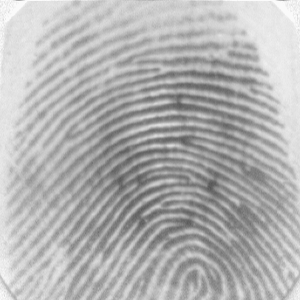
#> input picture LR4/images/fingers/101_1.tif, 300 x 300 px; its folder holds 4 pictures in this run
$ jupyter execute --allow-errors main.ipynb
#> lines starting #> are read from the running program, lines starting #| are printed output that depends on the picture
[cell 1]
import cv2
import matplotlib.pyplot as plt
import numpy as np
import os
import shutil
from skimage.morphology import skeletonize

[cell 2]
current_dir = os.getcwd()
image_names = os.listdir(os.path.join(current_dir, 'images', 'fingers'))

shutil.rmtree(os.path.join(current_dir, 'images', 'reshape'))
os.mkdir(os.path.join(current_dir, 'images', 'reshape'))

for image_name in image_names:
    try:
        image = cv2.imread(os.path.join(current_dir, 'images', 'fingers', image_name))
#> image is the input picture: shape (300, 300, 3); min 86, max 250, mean 178.1
        correct = cv2.imwrite(os.path.join(current_dir, 'images', 'reshape', image_name), image[0:300, 0:200])
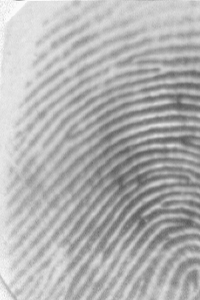
#> saved as 101_1.tif: shape (300, 200, 3); min 89, max 250, mean 177.7
        plt.imshow(image)
        plt.show()
    except:
        pass
#> pass 2 of the loop `for image_name in image_names:`:
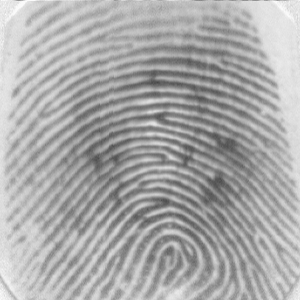
#> input picture LR4/images/fingers/101_2.tif, 300 x 300 px
#> image is the input picture: shape (300, 300, 3); min 71, max 250, mean 169.5
#> `correct = cv2.imwrite(os.path.join(current_dir, 'images', 'reshape', i..`:
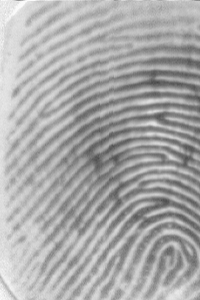
#> saved as 101_2.tif: shape (300, 200, 3); min 71, max 250, mean 169.3
#> pass 3 of the loop `for image_name in image_names:`:
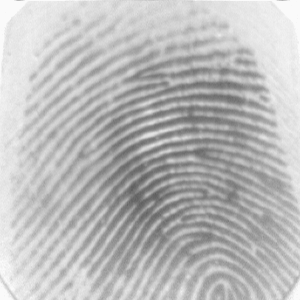
#> input picture LR4/images/fingers/101_3.tif, 300 x 300 px
#> image is the input picture: shape (300, 300, 3); min 94, max 250, mean 186.8
#> `correct = cv2.imwrite(os.path.join(current_dir, 'images', 'reshape', i..`:
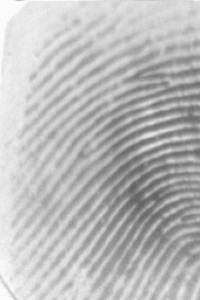
#> saved as 101_3.tif: shape (300, 200, 3); min 94, max 250, mean 186.7
#> the loop made 4 passes; the first 3 are shown

#> (a cell that did not finish here is left out)

[cell 4]
images_path = os.listdir(os.path.join(current_dir, 'images', 'reshape'))
for image_path in images_path:
    image = cv2.imread(os.path.join(current_dir, 'images', 'reshape', image_path))
    image = cv2.cvtColor(image, cv2.COLOR_BGR2GRAY)
    plt.axis(False)
    plt.imshow(image, cmap='gray')
    plt.show()
    _, binarized = cv2.threshold(image, 50, 255, cv2.THRESH_BINARY)
    plt.axis(False)
    plt.imshow(binarized, cmap='gray')
    plt.show()
    element = cv2.getStructuringElement(cv2.MORPH_CROSS, (3,3))
    img = np.copy(binarized)
    size = np.size(img)
    done = False
    skel = np.zeros(img.shape, np.uint8)
    while(not done):
        eroded = cv2.erode(img, element)
        temp = cv2.dilate(eroded,element)
        temp = cv2.subtract(img,temp)
        skel = cv2.bitwise_or(skel,temp)
        img = eroded.copy()

        zeros = size - cv2.countNonZero(img)
        if zeros==size:
            done = True

    #plt.axis(False)
    plt.title("no skimage")
    plt.imshow(skel, cmap="gray")
    plt.show()
    skelet = skeletonize(binarized, method='lee')
    plt.title("skimage")
    plt.imshow(skelet, cmap="gray")
    plt.show()
    _, skel_inv = cv2.threshold(skel, 1, 255, cv2.THRESH_BINARY_INV)
    print(skel)
    plt.imshow(skel_inv, cmap="gray")
    plt.show()

[cell 5]
images_path = os.listdir(os.path.join(current_dir, 'images', 'reshape'))
#> (the rest of this cell did not finish here and is left out)

[cell 6]
#plt.imshow(skel_inv_nodes_tails[0*20:0*20 + 20, 1*20:1*20 + 20,:])
#plt.show()
fig, ax = plt.subplots(nrows=15, ncols=10)
nodes_count = np.array([])
tails_count = np.array([])
#> (the rest of this cell did not finish here and is left out)

[cell 7]
images_path = os.listdir(os.path.join(current_dir, 'images', 'reshape'))
#path = images_path[0]
for path in images_path[1:]:
    image = cv2.imread(os.path.join(current_dir, 'images', 'reshape', path))
    image = cv2.cvtColor(image, cv2.COLOR_BGR2GRAY)
    _, binarized = cv2.threshold(image, 50, 255, cv2.THRESH_BINARY)

    skelet = skeletonize(binarized, method='lee')
    skel_inv = np.array([np.array([(np.array([255*int(not i), 255*int(not i), 255*int(not i)])) for i in j]) for j in skelet])
    nodes = []
    tails = []
    for row_ind in range(1, len(skel_inv)-1):
        for col_ind in range(1, len(skel_inv[row_ind])-1):
            if sum(skel_inv[row_ind][col_ind]) == 0 and [sum(skel_inv[row_ind - 1][col_ind + 1]) == 0, sum(skel_inv[row_ind -1][col_ind - 1]) == 0, sum(skel_inv[row_ind + 1][col_ind + 1]) == 0, sum(skel_inv[row_ind + 1][col_ind-1]) == 0,sum(skel_inv[row_ind + 1][col_ind]) == 0, sum(skel_inv[row_ind - 1][col_ind]) == 0, sum(skel_inv[row_ind][col_ind + 1]) == 0, sum(skel_inv[row_ind][col_ind - 1]) == 0].count(True) > 2:
                nodes.append((col_ind, row_ind))
            if sum(skel_inv[row_ind][col_ind]) == 0 and [sum(skel_inv[row_ind - 1][col_ind + 1]) == 0, sum(skel_inv[row_ind -1][col_ind - 1]) == 0, sum(skel_inv[row_ind + 1][col_ind + 1]) == 0, sum(skel_inv[row_ind + 1][col_ind-1]) == 0,sum(skel_inv[row_ind + 1][col_ind]) == 0, sum(skel_inv[row_ind - 1][col_ind]) == 0, sum(skel_inv[row_ind][col_ind + 1]) == 0, sum(skel_inv[row_ind][col_ind - 1]) == 0].count(True) < 2:
                tails.append([col_ind, row_ind])
    skel_inv_nodes = np.copy(skel_inv)
    for node in nodes:
        skel_inv_nodes= cv2.circle(skel_inv_nodes, node, 1, (255, 0, 0), -1)
    skel_inv_nodes_tails = np.copy(skel_inv_nodes)
    for tail in tails:
        skel_inv_nodes_tails = cv2.circle(skel_inv_nodes_tails, tail, 1, (0, 0, 255), -1)

    fig, ax = plt.subplots(nrows=1, ncols=3)
    fig.set_figwidth(30)
    fig.set_figheight(20)
    ax[0].imshow(image, cmap='gray')
    ax[1].imshow(skel_inv)
    ax[2].imshow(skel_inv_nodes_tails)
    ax[0].axis(False)
    ax[1].axis(False)
    ax[2].axis(False)
    plt.show()
    fig, ax = plt.subplots(nrows=15, ncols=10)
    j = 0
    ind = 0
    nodes_count = np.array([])
    tails_count = np.array([])
    for row_ind in range(len(ax)):
        nodes_count_row = np.array([])
        tails_count_row = np.array([])
        for col_ind in range(len(ax[row_ind])):
            ax[row_ind][col_ind].imshow(skel_inv_nodes_tails[row_ind*20:row_ind*20 + 20, col_ind*20:col_ind*20 + 20,:])
            ax[row_ind][col_ind].axis(False)
            nodes_count_row = np.append(nodes_count_row, sum(1 for x,y in nodes if row_ind*20 <= y < row_ind*20+20 and col_ind*20 <= x < col_ind*20+20))
            tails_count_row = np.append(tails_count_row, sum(1 for x,y in tails if row_ind*20 <= y < row_ind*20+20 and col_ind*20 <= x < col_ind*20+20))
        nodes_count = np.append(nodes_count, nodes_count_row)
        tails_count = np.append(tails_count, tails_count_row)
    plt.show()
    nodes_count = nodes_count.reshape(len(ax), len(ax[0]))
    tails_count = tails_count.reshape(len(ax), len(ax[0]))

    #print(nodes_count)
    #print(tails_count)

    prob_nodes = 0
    prob_tails = 0
    count = 0
    prob_sum_tails = min(np.sum(tails_count), np.sum(tails_count_input))/max(np.sum(tails_count), np.sum(tails_count_input))
    prob_sum_nodes = min(np.sum(nodes_count), np.sum(nodes_count_input))/max(np.sum(nodes_count), np.sum(nodes_count_input))
    for row_ind in range(len(nodes_count)):
        for col_ind in range(len(nodes_count[row_ind])):
            count += 1
            if tails_count[row_ind, col_ind] == tails_count_input[row_ind, col_ind]:
                prob_tails +=1
            else:
                prob_tails += min(tails_count[row_ind, col_ind], tails_count_input[row_ind, col_ind]) / max(tails_count[row_ind, col_ind], tails_count_input[row_ind, col_ind])
            if nodes_count[row_ind, col_ind] == nodes_count_input[row_ind, col_ind]:
                prob_nodes +=1
            else:
                prob_nodes += min(nodes_count[row_ind, col_ind], nodes_count_input[row_ind, col_ind]) / max(nodes_count[row_ind, col_ind], nodes_count_input[row_ind, col_ind])
    prob_nodes /= count
    prob_tails /= count
    print(f'\nprob_nodes = {prob_nodes}\nprob_tails = {prob_tails}\nprob_sum_nodes = {prob_sum_nodes}\nprob_sum_tails = {prob_sum_tails}\n')

[cell 8]
import os
import cv2
import shutil

import numpy as np
import matplotlib.pyplot as plt

from finger_print import FingerPrint
from CompareFingerPrints import compareFingerPrints

[cell 9]
current_dir = os.getcwd()
image_names = os.listdir(os.path.join(current_dir, 'images', 'fingers'))

shutil.rmtree(os.path.join(current_dir, 'images', 'reshape'))
os.mkdir(os.path.join(current_dir, 'images', 'reshape'))
fig, ax = plt.subplots(ncols = len(image_names), nrows = 1)
fig.set_figwidth(15)
fig.set_figheight(10)
for ind in range(len(image_names)):
    image_name = image_names[ind]
    try:
        image = cv2.imread(os.path.join(current_dir, 'images', 'fingers', image_name))
        correct = cv2.imwrite(os.path.join(current_dir, 'images', 'reshape', image_name), image[0:300, 0:200])

        ax[ind].imshow(image)
        ax[ind].set_title(image_name)
        ax[ind].axis(False)
    except:
        pass
#> pass 2 of the loop `for ind in range(len(image_names)):`:
#> pass 3 of the loop `for ind in range(len(image_names)):`:
#> the loop made 4 passes; the first 3 are shown
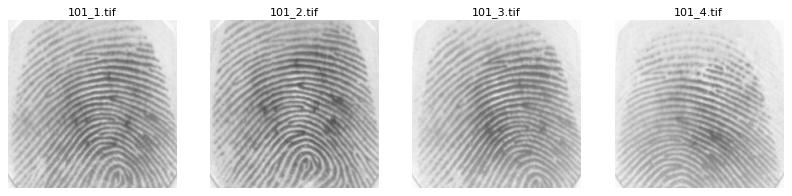
#> figure drawn by matplotlib, 4 panels
